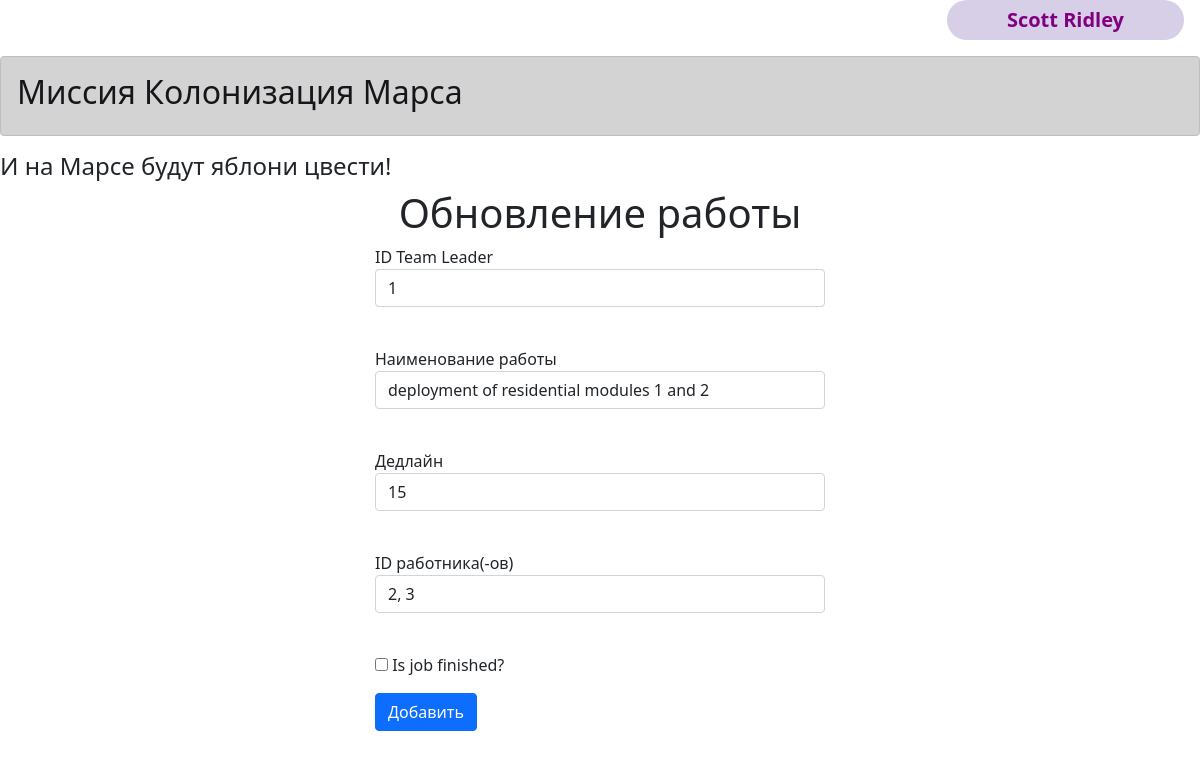
/job/1 (signed in), run on the app's committed database.
### data/models/models.py (models this page shows, shortened)
class User(SqlAlchemyBase, UserMixin):
    __tablename__ = 'users'
    id: Mapped[int] = mapped_column(primary_key=True, autoincrement=True)
    surname: Mapped[Optional[str]]
    name: Mapped[Optional[str]]
    age: Mapped[Optional[int]]
    position: Mapped[Optional[str]]
    speciality: Mapped[Optional[str]]
    address: Mapped[Optional[str]]
    email: Mapped[Optional[str]] = mapped_column(unique=True)
    hashed_password: Mapped[Optional[str]]
    modified_date: Mapped[Optional[datetime.datetime]]
    jobs: Mapped['Jobs'] = relationship(back_populates='user')

class Jobs(SqlAlchemyBase):
    __tablename__ = 'jobs'
    id: Mapped[int] = mapped_column(primary_key=True, autoincrement=True)
    team_leader: Mapped[int] = mapped_column(ForeignKey(User.id))
    job: Mapped[Optional[str]]
    work_size: Mapped[Optional[int]]
    collaborators: Mapped[Optional[str]]
    start_date: Mapped[Optional[datetime.datetime]]
    end_date: Mapped[Optional[datetime.datetime]]
    is_finished: Mapped[Optional[bool]]
    user: Mapped['User'] = relationship(back_populates='jobs')

### main.py (the view, shortened to what this page needs)
@app.route('/job/<int:id>', methods=['GET', 'POST'])
@login_required
def update_job(id: int) -> str | Response:
    form = JobForm()
    if request.method == "GET":
        db_sess = db_session.create_session()
        job: Type[Jobs] = db_sess.query(Jobs).filter(Jobs.id == id,
                                                     Jobs.team_leader == current_user.id
                                                     ).first()
        if job:
            form.teamleader.data = job.team_leader
            form.job.data = job.job
            form.work_size.data = job.work_size
            form.is_job_finished.data = job.is_finished
            form.collaborators.data = job.collaborators
        else:
            abort(404)
    return render_template('add_job.html', title='Обновление работы', form=form)

### forms/jobForm.py
class JobForm(FlaskForm):
    teamleader = IntegerField('ID Team Leader', validators=[DataRequired()])
    job = StringField('Наименование работы', validators=[DataRequired()])
    work_size = IntegerField('Дедлайн', validators=[DataRequired()])
    collaborators = StringField('ID работника(-ов)', validators=[DataRequired(),
                                                                 regexp(r'^\s*\d+(\s*,\s*\d+)*\s*$')])
    is_job_finished = BooleanField('Is job finished?')
    submit = SubmitField('Добавить')

### data/db_session.py (called while the page is built)
def create_session() -> Session:
    global __factory
    return __factory()

### main.py (called while the page is built)
@login_manager.user_loader
def load_user(user_id: int) -> Type[User]:
    db_sess = db_session.create_session()
    user = db_sess.query(User).filter(User.id == user_id).one()
    return user

### templates/add_job.html (shortened to what this page needs)
{% extends "base.html" %}
{% block content %}
    <link rel="stylesheet" type="text/css" href="{{ url_for('static', filename='css/regLogForm.css') }}"/>
    <h1 align="center">{{title}}</h1>
    <form action="" method="post" class="login-form">
        <p>
            {{ form.teamleader.label }}<br>
            {{ form.teamleader(class="form-control") }}<br>
        </p>
        <p>
            {{ form.job.label }}<br>
            {{ form.job(class="form-control") }}<br>
        </p>
        <p>
            {{ form.work_size.label }}<br>
            {{ form.work_size(class="form-control") }}<br>
        </p>
        <p>
            {{ form.collaborators.label }}<br>
            {{ form.collaborators(class="form-control") }}<br>
        </p>
        <p>{{ form.is_job_finished() }} {{ form.is_job_finished.label }}</p>
        <p>{{ form.submit(type="submit", class="btn btn-primary") }}</p>
    </form>
{% endblock %}

### templates/base.html (shortened to what this page needs)
<!DOCTYPE html>
<html lang="en">
<head>
    <link rel="stylesheet"
          href="https://cdn.jsdelivr.net/npm/bootstrap@5.0.0-beta1/dist/css/bootstrap.min.css"
>
    <link rel="stylesheet" type="text/css" href="{{ url_for('static', filename='css/image.css') }}"/>
    <link rel="stylesheet" type="text/css" href="{{ url_for('static', filename='css/base.css') }}"/>
</head>
<body>
{% if current_user.is_authenticated %}
<p class="parent" align="right">
    <a class="navbar-brand" href="/logout" style="color: purple;"><strong>{{ current_user.surname }} {{
        current_user.name }}</strong></a>
</p>
{% else %}
<p class="parent" align="right" style="margin-right: 10px">
    <a class="btn btn-primary " href="/registration">Зарегистрироваться</a>
    <a class="btn btn-success" href="/login">Войти</a>
</p>
{% endif %}
<div class="alert alert-dark" role="alert">
    <h2>Миссия Колонизация Марса</h2>
</div>
<h4>И на Марсе будут яблони цвести!</h4>
{% block content %}
{% endblock %}
</body>
</html>

### static/css/base.css (style rules this page uses)
.navbar-brand { display: inline-block; padding: 5px 60px; border-radius: 30px; background-color: rgba(175, 157, 207, 0.5); margin-left: 10px }

### static/css/regLogForm.css (style rules this page uses)
.login-form { margin-left: auto; margin-right: auto; max-width: 450px; }

### data on the page
User: surname "Scott", name "Ridley"
Jobs: job "deployment of residential modules 1 and 2", work_size "15", collaborators "2, 3"

### other printed values
{{ title }} "Обновление работы"
